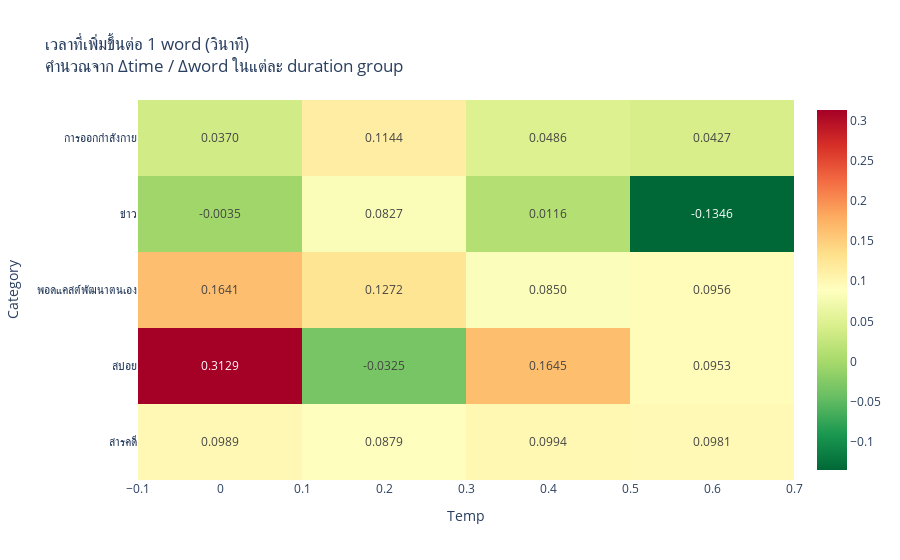

Write notebook code for a chart like this one.
### Code cell
# คำนวณ delta (เปลี่ยนแปลง) ภายในแต่ละ duration group
delta_results = []

for keys, g in df_merged.groupby(group_cols):
    if len(g) >= 2:
        g_sorted = g.sort_values("transcriptWord")
        
        # หา delta ระหว่าง min word กับ max word
        word_min = g_sorted["transcriptWord"].iloc[0]
        word_max = g_sorted["transcriptWord"].iloc[-1]
        time_min = g_sorted["timeSpeechtoTextSec"].iloc[0]
        time_max = g_sorted["timeSpeechtoTextSec"].iloc[-1]
        
        delta_word = word_max - word_min
        delta_time = time_max - time_min
        
        if delta_word > 0:
            time_per_word = delta_time / delta_word
        else:
            time_per_word = np.nan
        
        delta_results.append({
            "Category": keys[0],
            "Temp": keys[1],
            "Duration": keys[2],
            "Δword": delta_word,
            "Δtime": delta_time,
            "sec_per_word": time_per_word
        })

delta_df = pd.DataFrame(delta_results)
print(delta_df)

# สรุป
print("\n=== เฉลี่ย: เวลาที่เพิ่มต่อ 1 word (วินาที) ===")
summary_delta = delta_df.groupby(["Category", "Temp"])["sec_per_word"].agg(["mean", "std", "count"])
print(summary_delta)

# Heatmap
pivot_delta = (
    delta_df
    .groupby(["Category", "Temp"])["sec_per_word"]
    .mean()
    .reset_index()
    .pivot(index="Category", columns="Temp", values="sec_per_word")
)

fig = px.imshow(
    pivot_delta,
    title="เวลาที่เพิ่มขึ้นต่อ 1 word (วินาที)<br>คำนวณจาก Δtime / Δword ในแต่ละ duration group",
    text_auto=".4f",
    color_continuous_scale="RdYlGn_r"
)
fig.show()

### Figure 1 — Plotly figure (JSON) as saved in the notebook; plotly's stock layout.template omitted (floating-point values rounded to 4 significant figures)
{"data": [{"coloraxis": "coloraxis", "hovertemplate": "Temp: %{x}<br>Category: %{y}<br>color: %{z}<extra></extra>", "name": "0", "texttemplate": "%{z:.4f}", "type": "heatmap", "x": [0.0, 0.2, 0.4, 0.6], "xaxis": "x", "y": ["การออกกำลังกาย", "ข่าว", "พอดแคสต์พัฒนาตนเอง", "สปอย", "สารคดี"], "yaxis": "y", "z": [[0.03695, 0.1144, 0.04864, 0.04271], [-0.003511, 0.08266, 0.01163, -0.1346], [0.1641, 0.1272, 0.08501, 0.09556], [0.3129, -0.03254, 0.1645, 0.09533], [0.09889, 0.08791, 0.09936, 0.09806]]}], "layout": {"coloraxis": {"colorscale": [[0, "rgb(0,104,55)"], [0.1, "rgb(26,152,80)"], [0.2, "rgb(102,189,99)"], [0.3, "rgb(166,217,106)"], [0.4, "rgb(217,239,139)"], [0.5, "rgb(255,255,191)"], [0.6, "rgb(254,224,139)"], [0.7, "rgb(253,174,97)"], [0.8, "rgb(244,109,67)"], [0.9, "rgb(215,48,39)"], [1, "rgb(165,0,38)"]]}, "title": {"text": "เวลาที่เพิ่มขึ้นต่อ 1 word (วินาที)<br>คำนวณจาก Δtime / Δword ในแต่ละ duration group"}, "xaxis": {"anchor": "y", "constrain": "domain", "domain": [0, 1], "scaleanchor": "y", "title": {"text": "Temp"}}, "yaxis": {"anchor": "x", "autorange": "reversed", "constrain": "domain", "domain": [0, 1], "title": {"text": "Category"}}}}
